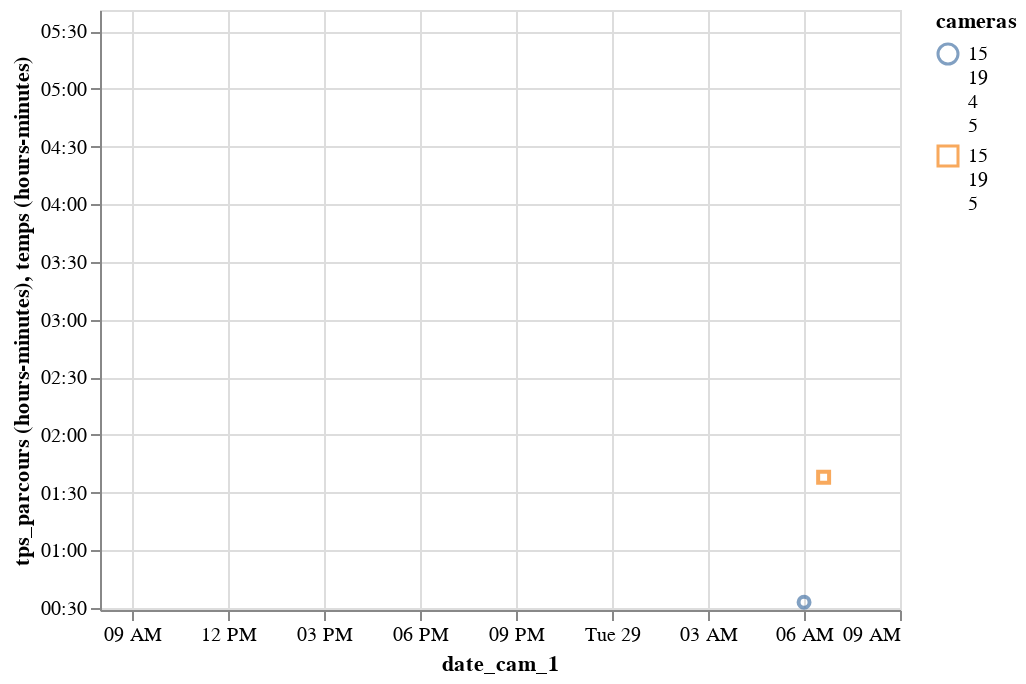

The notebook cell saved with this chart:
### Code cell
test.graph()['A63-N10']

### Figure 1 — Vega-Lite specification as saved in the notebook (floating-point values rounded to 4 significant figures; data arrays with more than 128 entries replaced by an {"elided": "..."} marker saying what was removed)
{"$schema": "https://vega.github.io/schema/vega-lite/v2.6.0.json", "config": {"view": {"height": 300, "width": 400}}, "datasets": {"data-6990205382baea30a32dd95303918e98": {"elided": "242 records"}, "data-8772d9eede55441df1b557826e56c577": [{"cameras": [15, 19, 4, 5], "date_cam_1": "2019-01-28T08:00:00", "key": 1, "temps": "2018-01-01T00:40:50", "type": "Cluster"}, {"cameras": [15, 19, 4, 5], "date_cam_1": "2019-01-28T09:00:00", "key": 1, "temps": "2018-01-01T00:40:50", "type": "Cluster"}, {"cameras": [15, 19, 5], "date_cam_1": "2019-01-28T08:00:00", "key": 1, "temps": "2018-01-01T01:37:43.450000", "type": "85eme_percentile"}, {"cameras": [15, 19, 5], "date_cam_1": "2019-01-28T09:00:00", "key": 1, "temps": "2018-01-01T01:37:43.450000", "type": "85eme_percentile"}]}, "layer": [{"data": {"name": "data-6990205382baea30a32dd95303918e98"}, "encoding": {"color": {"field": "cameras", "type": "nominal"}, "shape": {"field": "cameras", "type": "nominal"}, "tooltip": {"field": "tps_parcours", "timeUnit": "hoursminutes", "type": "temporal"}, "x": {"field": "date_cam_1", "type": "temporal"}, "y": {"field": "tps_parcours", "timeUnit": "hoursminutes", "type": "temporal"}}, "mark": "point", "selection": {"selector588": {"bind": "scales", "encodings": ["x", "y"], "mark": {"fill": "#333", "fillOpacity": 0.125, "stroke": "white"}, "on": "[mousedown, window:mouseup] > window:mousemove!", "resolve": "global", "translate": "[mousedown, window:mouseup] > window:mousemove!", "type": "interval", "zoom": "wheel!"}}}, {"data": {"name": "data-8772d9eede55441df1b557826e56c577"}, "encoding": {"color": {"field": "cameras", "type": "nominal"}, "x": {"field": "date_cam_1", "type": "temporal"}, "y": {"field": "temps", "timeUnit": "hoursminutes", "type": "temporal"}}, "mark": "line", "selection": {"selector589": {"bind": "scales", "encodings": ["x", "y"], "mark": {"fill": "#333", "fillOpacity": 0.125, "stroke": "white"}, "on": "[mousedown, window:mouseup] > window:mousemove!", "resolve": "global", "translate": "[mousedown, window:mouseup] > window:mousemove!", "type": "interval", "zoom": "wheel!"}}}]}
